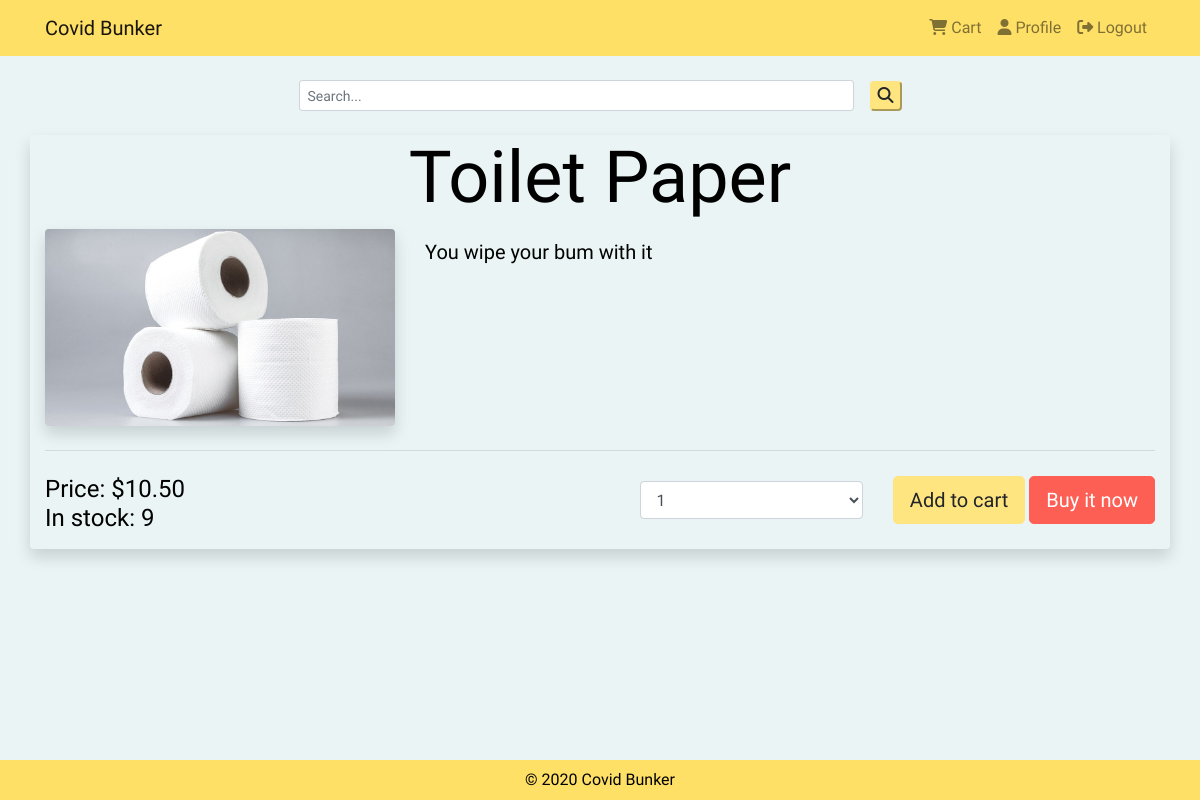
/product/4/ (signed in), run on the app's committed database.
### tables this page shows
CREATE TABLE "Products" (
	"PID"	INTEGER,
	"Name"	TEXT NOT NULL,
	"Description"	TEXT,
	"Price"	REAL NOT NULL,
	"Qty"	INTEGER NOT NULL,
	"ImgURL"	TEXT NOT NULL,
	"Category"	TEXT,
	"Status"	INTEGER,
	PRIMARY KEY("PID" AUTOINCREMENT)
);

### server.py (the view)
@app.route("/product/<int:pid>/")
def product(pid):
    conn = get_db()
    c = conn.cursor()
    product = c.execute('''
    SELECT * FROM Products where pID = ?;
    ''', (pid,)).fetchone()
    product = map_product_query_result(product)
    return render_template("product_single.html", product=product)

### server.py (called while the page is built)
def get_db():
    db = getattr(g, '_database', None)
    if db is None:
        db = g._database = sqlite3.connect(dbpath)
    return db

@app.teardown_appcontext
def close_connection(exception):
    db = getattr(g, '_database', None)
    if db is not None:
        db.close()

def map_product_query_result(product):
    return {'id':product[0], 'name':product[1], 'description':product[2], 'price':product[3], 'quantity':product[4], 'img':product[5], 'category':product[6], 'status':product[7]}

### templates/product_single.html (shortened to what this page needs)
{% extends "base.html" %}
{% block logged_in %}
    {% if session.signed_in %}
        {{ super() }}
    {% endif %}
{% endblock %}
{% block search %}
    {{ super() }}
{% endblock %}
{% block content %}
<div class="container rounded shadow">
  <h1 class="display-3 text-center">{{product.name}}</h1>
  <div class="row">
      <div class="col-md-4">
          <img src="/static/img/{{product.img}}" alt="{{product.name}}" class="img-fluid rounded shadow">
      </div>
      <div class="col-md-8 pt-2">
          <p class="lead">{{product.description}} </p>
      </div>
  </div>
  <hr class="my-4">
  <div class="row align-items-center">
      <div class="col-sm-4 mr-auto pb-2">
          <h4>
          Price: {{ "$%.2f"|format(product.price) }}<br>
          In stock: {{product.quantity}}
          </h4>
        </div>
        <div class="col-sm-8 pb-2">
          <div class="row justify-content-end align-items-center">
            <div class="col-sm-4 pb-2">
              <div class="inline-form-group w-md-50 mb-2">
                <select class="form-control product-quantity-select" title="{{ product.id }}" id="quantity-select-{{ product.id }}">
                  {% for i in range(1,product.quantity+1) %}
                  <option value="{{ i }}">{{ i }}</option>
                  {% endfor %}
                </select>
              </div>
          </div>
          <div class="col-sm-auto pb-2">
            <button type="button" value="{{ product.id }}" class="add_to_cart btn btn-lg btn-warning mb-2" onclick="this.blur();">Add to cart</button>
            <a id="buy_now_url_{{ product.id }}" title="{{ product.id }}" href="/checkout/{{ product.id }}/1">
              <button type="button" value="{{ product.id }}" class="btn btn-lg btn-danger mb-2" onclick="this.blur();">Buy it now</button>
            </a>
          </div>
        </div>
      </div>
  </div>
</div>
{% endblock %}

### templates/base.html (shortened to what this page needs)
<!DOCTYPE html>
<html lang="en">
<head>
    {% block bootstrap %}
    <link rel="stylesheet" href="https://maxcdn.bootstrapcdn.com/bootstrap/4.5.2/css/bootstrap.min.css">
    {% endblock %}
    {% block css %}
    <link rel="stylesheet" href="{{ url_for('static', filename='css/style.css') }}">
    {% endblock %}
</head>
<body class="bg-secondary">
    <div class="main-body">
        <header>
            {% block header %}
            <nav class="navbar navbar-expand-lg navbar-light bg-dark">
                <div class="container">
                    <a class="navbar-brand" href="{{ url_for('home') }}">Covid Bunker</a>
                    <div class="collapse navbar-collapse" id="navbarSupportedContent">
                        <ul class="nav navbar-nav navbar-right ml-auto">
                           <li class="nav-item {% block cart %}{% endblock %}"><a href="/cart/" id="cart-nav" class="nav-link"><i class="fas fa-shopping-cart"></i> Cart</a></li>
                            {% block logged_in %}
                            <li class="nav-item {% block profile %}{% endblock %}"><a href="/profile/" class="nav-link"><i class="fas fa-user"></i> Profile</a></li>
                            <li class="nav-item {% block logout %}{% endblock %}"><a href="/logout/" class="nav-link" onclick="signOut();"><i class="fas fa-sign-out-alt"></i> Logout</a></li>
                            {% endblock %}
                        </ul>
                    </div>
                </div>
            </nav>
            {% endblock %}
        </header>
        {% block search %}
        <div class="container pt-4 pb-4">
            <form class="form-inline d-flex justify-content-center md-form form-sm" action="/search/" method="GET">
              <input class="form-control form-control-sm mr-3 w-50" type="text" placeholder="Search..." aria-label="Search" name="s">
              <button type="submit" value="Submit" class="btn-warning rounded"><i class="fas fa-search" aria-hidden="true"></i></button>
            </form>
        </div>
        {% endblock %}
        <main class="text-light pb-5">
            {% block content %}
            {% endblock %}
        </main>
    </div>
    {% block footer %}
    <footer class="page-footer font-small bg-dark">
        <div class="container py-2 text-center">
            <span class="text-muted">&#169; 2020 Covid Bunker </span>
        </div>
    </footer>
    {% endblock %}
</body>
</html>

### static/css/style.css (style rules this page uses)
html, body { height: 100%; width: 100%; margin: 0; padding: 0; font-family: 'Source Sans Pro', sans-serif; }
.bg-dark { background-color: #ffe066 !important; }
.bg-secondary { background-color: #eaf4f4 !important; }
.text-light { color: black !important; }
.text-muted { color: black !important; }
.btn-warning { background-color: #ffe580 ; border-color: #ffe580 ; }
.btn-danger { background-color: #fe5f55 ; border-color: #fe5f55 ; }
footer { height: 2.5rem; }
.main-body { min-height: calc(100% - 2.5rem); }

### data on the page
Products: name "Toilet Paper", img (picture), description "You wipe your bum with it", price "$10.50"

### other printed values
{{ product.quantity }} "9"
form field value "1"
